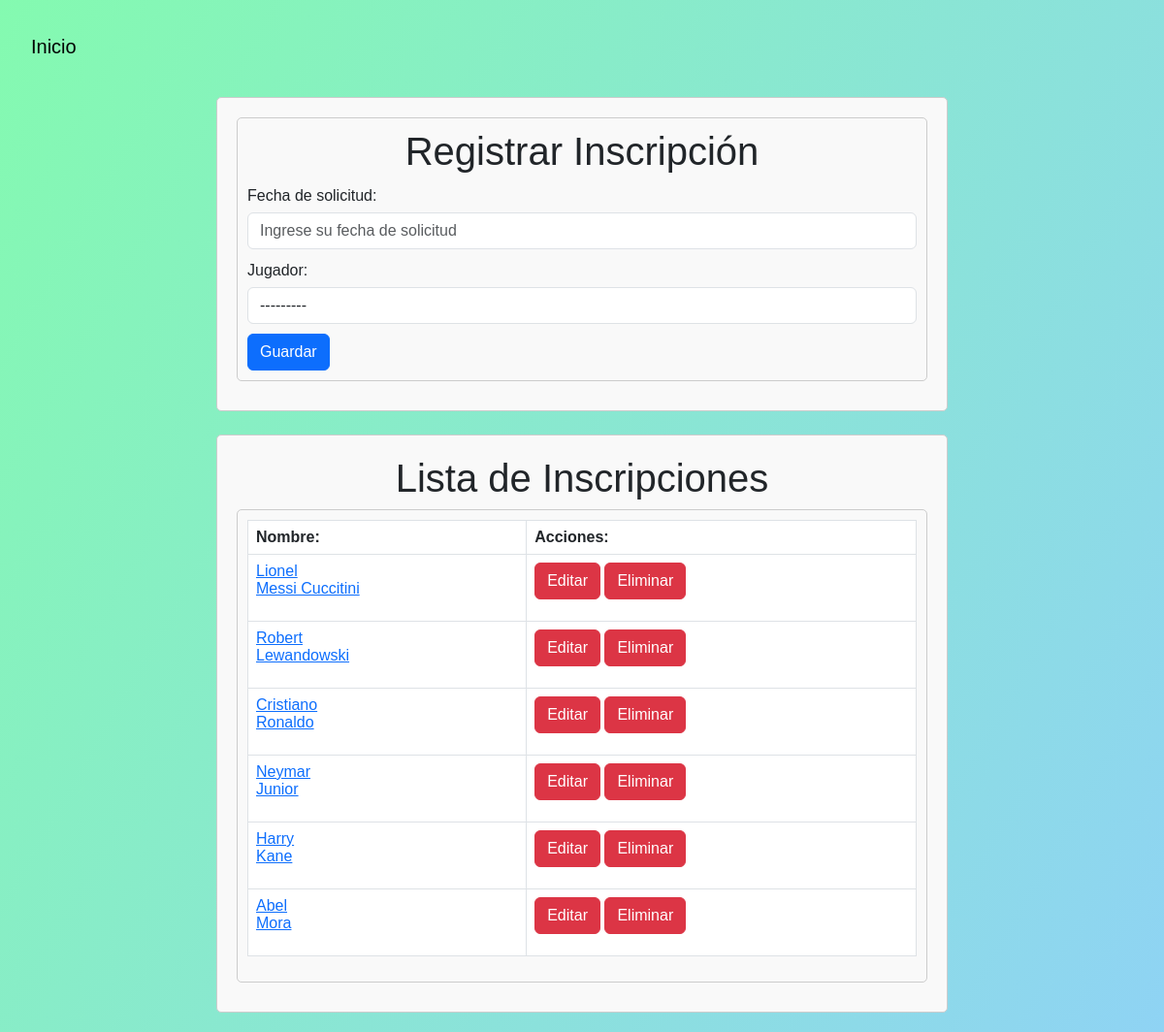
The page /nueva_inscripcion/ on the database its author committed.
### dawnbem/models.py (models this page shows, shortened)
class Inscripcion(models.Model):
    fecha_solicitud = models.DateField(blank=True,null=True)
    jugador = models.ForeignKey(Jugador, on_delete=models.CASCADE, related_name='jugadorList', default=None)  # relacion de uno a muchos
    EstadoInscripcion = models.CharField(max_length=10, choices=[(tag.value, tag.value) for tag in EstadoInscripcion], default='En Proceso')

class Jugador(models.Model):
    numero_Camiseta = models.PositiveIntegerField()
    posicion = models.CharField(max_length=50,default=None)
    registro = models.ForeignKey(Registro, on_delete=models.CASCADE, related_name='RegistroList', default=None)  # relacion de uno a muchos
    def __str__(self):
        return f"{self.registro.nombre} {self.registro.apellido}"

class Registro(models.Model):
    nombre = models.CharField(max_length=50)
    apellido = models.CharField(max_length=50)
    edad = models.PositiveIntegerField()
    EscogerDeporte = models.CharField(max_length=10, choices=[(tag.value, tag.value) for tag in EscogerDeporte], blank=True, null=True)
    EleccionDeRol = models.CharField(max_length=20, choices=[(tag.value, tag.value) for tag in EleccionDeRol], blank=True, null=True)

### dawnbem/views.py (the view)
# urls.py: path('nueva_inscripcion/', views.nueva_inscripcion, name='inscripcionNueva'),
def nueva_inscripcion(request):
    if request.method == 'POST':
        form = InscripcionForm(request.POST)
        if form.is_valid():
            form.save()
            return redirect('inscripcionNueva')
    form = InscripcionForm()
    inscripcion_list = Inscripcion.objects.all()
    context = {'form': form,
               'inscripcion_list': inscripcion_list
               }
    return render(request, 'inscripcionNueva.html', context)

### dawnbem/forms.py
class InscripcionForm(forms.ModelForm):
    class Meta:
        model = Inscripcion
        fields = ['fecha_solicitud', 'jugador','EstadoInscripcion']
        widgets = {
            'fecha_solicitud': forms.DateTimeInput(
                attrs={
                    'class': 'form-control',
                    'placeholder': 'Ingrese su fecha de solicitud'
                }
            ),
            'jugador': forms.Select(
                attrs={
                    'class': 'form-control',
                    'placeholder': 'Ingrese su jugador'
                }
            ),
            'EstadoInscripcion': forms.HiddenInput(),
        }
        labels = {
            'fecha_solicitud': 'Fecha de solicitud',
            'jugador': 'Jugador',
            'EstadoInscripcion': 'Estado de inscripción',
        }

### templates/inscripcionNueva.html (shortened to what this page needs)
{% block contenido %}
    <link href="https://cdn.jsdelivr.net/npm/bootstrap@5.3.0/dist/css/bootstrap.min.css" rel="stylesheet">
    <header>
            <nav class="navbar navbar-expand-lg ">
                <div class="container-fluid">
                  <a class="navbar-brand" href="{% url 'home' %}">Inicio</a>
                </div>
              </nav>
    </header>
    <form id="registrationForm" action="#" method="post">
        <div id="playersContainer">
            <div class="player">
                <form method="post">
                <h1>Registrar Inscripción</h1>
                {{ form }}
                <button type="submit" class="btn btn-primary">Guardar</button>
                </form>
            </div>
        </div>
    </form>
    <form id="registrationForm" action="#" method="post">
    <h1>Lista de Inscripciones</h1>
        <div id="playersContainer">
            <div class="player">
                <table class="table table-bordered">
                    <thead>
                        <tr>
                            <th>Nombre:</th>
                            <th>Acciones:</th>
                        </tr>
                    </thead>
                    <tbody>
                        {% for inscripcion in inscripcion_list %}
                        <tr>
                            <td>
                                <a href="{% url 'inscripcionDetail' id=inscripcion.id %}">
                                    {{ inscripcion.jugador.registro.nombre }}<p>{{ inscripcion.jugador.registro.apellido }}</p>
                                </a>
                            </td>
                            <td>
                                <a href="{% url 'editar_inscripcion' id=inscripcion.id %}" class="btn btn-danger">Editar</a>
                                <a href="{% url 'eliminar_inscripcion' id=inscripcion.id %}" class="btn btn-danger">Eliminar</a>
                            </td>
                        </tr>
                        {% endfor %}
                    </tbody>
                </table>
            </div>
        </div>
    </form>
{% endblock %}

### templates/inscripcionNueva.html (style rules this page uses)
h1 { text-align: center; }
form { max-width: 65%; margin: 0 auto; padding: 20px; border: 1px solid #ccc; border-radius: 5px; background-color: #f9f9f9; }
label { display: block; margin-top: 10px; }
input, select { width: 100%; padding: 8px; margin-top: 5px; margin-bottom: 10px; border: 1px solid #ccc; border-radius: 4px; box-sizing: border-box; font-size: 16px; }
#playersContainer { margin-bottom: 10px; }
.player { border: 1px solid #ccc; padding: 10px; border-radius: 5px; margin-bottom: 10px; }

### rows shown on the page
Inscripcion: jugador.registro.nombre "Lionel", jugador.registro.apellido "Messi Cuccitini"
Inscripcion: jugador.registro.nombre "Robert", jugador.registro.apellido "Lewandowski"
Inscripcion: jugador.registro.nombre "Cristiano", jugador.registro.apellido "Ronaldo"
Inscripcion: jugador.registro.nombre "Neymar", jugador.registro.apellido "Junior"
Inscripcion: jugador.registro.nombre "Harry", jugador.registro.apellido "Kane"
Inscripcion: jugador.registro.nombre "Abel", jugador.registro.apellido "Mora"
